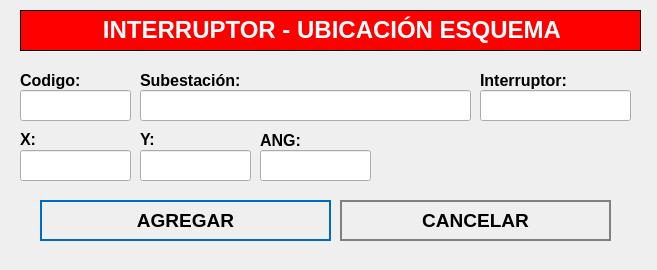
<?xml version="1.0" encoding="UTF-8"?>
<ui version="4.0">
 <class>NewBook</class>
 <widget class="QWidget" name="NewBook">
  <property name="geometry">
   <rect>
    <x>0</x>
    <y>0</y>
    <width>657</width>
    <height>270</height>
   </rect>
  </property>
  <property name="windowTitle">
   <string>Nuevo Registro</string>
  </property>
  <property name="styleSheet">
   <string notr="true">QPushButton
{	
	height: 2em;
 	border-style: solid;
	border-width: 2px;
 	border-color: grey;
	font-weight: bold;
}

QPushButton:hover
{
   	background-color:grey;
	color:white;
}</string>
  </property>
  <widget class="QLabel" name="label">
   <property name="geometry">
    <rect>
     <x>20</x>
     <y>10</y>
     <width>621</width>
     <height>41</height>
    </rect>
   </property>
   <property name="font">
    <font>
     <underline>false</underline>
    </font>
   </property>
   <property name="autoFillBackground">
    <bool>false</bool>
   </property>
   <property name="styleSheet">
    <string notr="true">background-color: red;</string>
   </property>
   <property name="frameShape">
    <enum>QFrame::Box</enum>
   </property>
   <property name="text">
    <string>&lt;html&gt;&lt;head/&gt;&lt;body&gt;&lt;p align=&quot;center&quot;&gt;&lt;span style=&quot; font-size:18pt; font-weight:600; color:#ffffff;&quot;&gt;INTERRUPTOR - UBICACIÓN ESQUEMA&lt;/span&gt;&lt;/p&gt;&lt;/body&gt;&lt;/html&gt;</string>
   </property>
  </widget>
  <widget class="QLabel" name="label_autoriza">
   <property name="geometry">
    <rect>
     <x>20</x>
     <y>70</y>
     <width>101</width>
     <height>21</height>
    </rect>
   </property>
   <property name="text">
    <string>&lt;html&gt;&lt;head/&gt;&lt;body&gt;&lt;p&gt;&lt;span style=&quot; font-size:12pt; font-weight:600;&quot;&gt;Codigo:&lt;/span&gt;&lt;/p&gt;&lt;/body&gt;&lt;/html&gt;</string>
   </property>
  </widget>
  <widget class="QLineEdit" name="inputCodigo">
   <property name="geometry">
    <rect>
     <x>20</x>
     <y>90</y>
     <width>111</width>
     <height>31</height>
    </rect>
   </property>
   <property name="font">
    <font>
     <pointsize>12</pointsize>
    </font>
   </property>
  </widget>
  <widget class="QLineEdit" name="inputSubestacion">
   <property name="geometry">
    <rect>
     <x>140</x>
     <y>90</y>
     <width>331</width>
     <height>31</height>
    </rect>
   </property>
   <property name="font">
    <font>
     <pointsize>12</pointsize>
    </font>
   </property>
  </widget>
  <widget class="QPushButton" name="addButton">
   <property name="geometry">
    <rect>
     <x>40</x>
     <y>200</y>
     <width>291</width>
     <height>41</height>
    </rect>
   </property>
   <property name="font">
    <font>
     <pointsize>14</pointsize>
     <weight>75</weight>
     <bold>true</bold>
    </font>
   </property>
   <property name="cursor">
    <cursorShape>PointingHandCursor</cursorShape>
   </property>
   <property name="styleSheet">
    <string notr="true">QPushButton
{	
	height: 2em;
 	border-style: solid;
	border-width: 2px;
 	border-color: #0069c0;
	font-weight: bold;
}

QPushButton:hover
{
   	background-color:#0069c0;
	color:white;
}</string>
   </property>
   <property name="text">
    <string>AGREGAR</string>
   </property>
   <property name="icon">
    <iconset>
     <normaloff>../assets/icons/add-icon.png</normaloff>../assets/icons/add-icon.png</iconset>
   </property>
   <property name="iconSize">
    <size>
     <width>30</width>
     <height>30</height>
    </size>
   </property>
   <property name="autoDefault">
    <bool>true</bool>
   </property>
   <property name="default">
    <bool>true</bool>
   </property>
   <property name="flat">
    <bool>true</bool>
   </property>
  </widget>
  <widget class="QPushButton" name="cancelButton">
   <property name="geometry">
    <rect>
     <x>340</x>
     <y>200</y>
     <width>271</width>
     <height>41</height>
    </rect>
   </property>
   <property name="font">
    <font>
     <pointsize>14</pointsize>
     <weight>75</weight>
     <bold>true</bold>
    </font>
   </property>
   <property name="cursor">
    <cursorShape>PointingHandCursor</cursorShape>
   </property>
   <property name="styleSheet">
    <string notr="true">QPushButton
{	
	height: 2em;
 	border-style: solid;
	border-width: 2px;
 	border-color: grey;
	font-weight: bold;
}

QPushButton:hover
{
   	background-color:grey;
	color:white;
}</string>
   </property>
   <property name="text">
    <string>CANCELAR</string>
   </property>
   <property name="icon">
    <iconset>
     <normaloff>../assets/icons/cancel-icon.png</normaloff>../assets/icons/cancel-icon.png</iconset>
   </property>
   <property name="iconSize">
    <size>
     <width>30</width>
     <height>30</height>
    </size>
   </property>
   <property name="autoDefault">
    <bool>true</bool>
   </property>
   <property name="default">
    <bool>true</bool>
   </property>
   <property name="flat">
    <bool>true</bool>
   </property>
  </widget>
  <widget class="QLabel" name="label_aquienVisita">
   <property name="geometry">
    <rect>
     <x>140</x>
     <y>70</y>
     <width>191</width>
     <height>21</height>
    </rect>
   </property>
   <property name="text">
    <string>&lt;html&gt;&lt;head/&gt;&lt;body&gt;&lt;p&gt;&lt;span style=&quot; font-size:12pt; font-weight:600;&quot;&gt;Subestación:&lt;/span&gt;&lt;/p&gt;&lt;/body&gt;&lt;/html&gt;</string>
   </property>
  </widget>
  <widget class="QLabel" name="label_horaIngreso">
   <property name="geometry">
    <rect>
     <x>20</x>
     <y>130</y>
     <width>71</width>
     <height>16</height>
    </rect>
   </property>
   <property name="text">
    <string>&lt;html&gt;&lt;head/&gt;&lt;body&gt;&lt;p&gt;&lt;span style=&quot; font-size:12pt; font-weight:600;&quot;&gt;X:&lt;/span&gt;&lt;/p&gt;&lt;/body&gt;&lt;/html&gt;</string>
   </property>
  </widget>
  <widget class="QLabel" name="label_horaSalida">
   <property name="geometry">
    <rect>
     <x>140</x>
     <y>130</y>
     <width>81</width>
     <height>16</height>
    </rect>
   </property>
   <property name="text">
    <string>&lt;html&gt;&lt;head/&gt;&lt;body&gt;&lt;p&gt;&lt;span style=&quot; font-size:12pt; font-weight:600;&quot;&gt;Y:&lt;/span&gt;&lt;/p&gt;&lt;/body&gt;&lt;/html&gt;</string>
   </property>
  </widget>
  <widget class="QLineEdit" name="inputX">
   <property name="geometry">
    <rect>
     <x>20</x>
     <y>150</y>
     <width>111</width>
     <height>31</height>
    </rect>
   </property>
   <property name="font">
    <font>
     <pointsize>12</pointsize>
    </font>
   </property>
  </widget>
  <widget class="QLineEdit" name="inputY">
   <property name="geometry">
    <rect>
     <x>140</x>
     <y>150</y>
     <width>111</width>
     <height>31</height>
    </rect>
   </property>
   <property name="font">
    <font>
     <pointsize>12</pointsize>
    </font>
   </property>
  </widget>
  <widget class="QLineEdit" name="inputInterruptor">
   <property name="geometry">
    <rect>
     <x>480</x>
     <y>90</y>
     <width>151</width>
     <height>31</height>
    </rect>
   </property>
   <property name="font">
    <font>
     <pointsize>12</pointsize>
    </font>
   </property>
  </widget>
  <widget class="QLabel" name="label_motivoVisita_3">
   <property name="geometry">
    <rect>
     <x>480</x>
     <y>70</y>
     <width>161</width>
     <height>21</height>
    </rect>
   </property>
   <property name="text">
    <string>&lt;html&gt;&lt;head/&gt;&lt;body&gt;&lt;p&gt;&lt;span style=&quot; font-size:12pt; font-weight:600;&quot;&gt;Interruptor:&lt;/span&gt;&lt;/p&gt;&lt;/body&gt;&lt;/html&gt;</string>
   </property>
  </widget>
  <widget class="QLabel" name="label_motivoVisita_2">
   <property name="geometry">
    <rect>
     <x>260</x>
     <y>130</y>
     <width>101</width>
     <height>21</height>
    </rect>
   </property>
   <property name="text">
    <string>&lt;html&gt;&lt;head/&gt;&lt;body&gt;&lt;p&gt;&lt;span style=&quot; font-size:12pt; font-weight:600;&quot;&gt;ANG:&lt;/span&gt;&lt;/p&gt;&lt;/body&gt;&lt;/html&gt;</string>
   </property>
  </widget>
  <widget class="QLineEdit" name="inputANG">
   <property name="geometry">
    <rect>
     <x>260</x>
     <y>150</y>
     <width>111</width>
     <height>31</height>
    </rect>
   </property>
   <property name="font">
    <font>
     <pointsize>12</pointsize>
    </font>
   </property>
  </widget>
 </widget>
 <tabstops>
  <tabstop>inputCodigo</tabstop>
  <tabstop>inputSubestacion</tabstop>
  <tabstop>addButton</tabstop>
  <tabstop>cancelButton</tabstop>
 </tabstops>
 <resources/>
 <connections/>
</ui>
